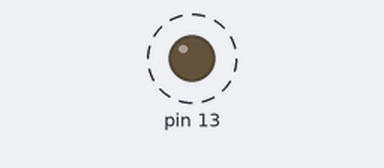
This sketch was run on a simulated Arduino Uno, built with avr-gcc and run on an emulated ATmega328P. On the bench: output pins drawn as LEDs (lit = HIGH). Dashed ring = blinking. What the sketch prints to the serial monitor is not drawn.

Above: at 0.6 s.
Timing chart, 0 to 3.0 s (numbered marks = the images above):
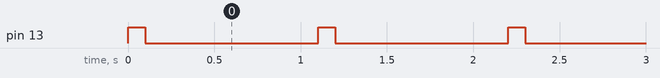

Measured:
- by itself, pin 13: alternates HIGH for 0.10 s and LOW for 1.0 s

The sketch:

heartbeat.ino
```cpp
void setup() {
  // put your setup code here, to run once:
  Serial.begin(9600);
  pinMode(13, OUTPUT);
}

void loop() {
  // put your main code here, to run repeatedly:
  digitalWrite(13, HIGH);
  delay(100);
  digitalWrite(13, LOW);
  int t = millis() / 1000;
  Serial.println(millis());
  Serial.print(t);
  Serial.println(" sec have elapsed.");
  delay(1000);
}
```
